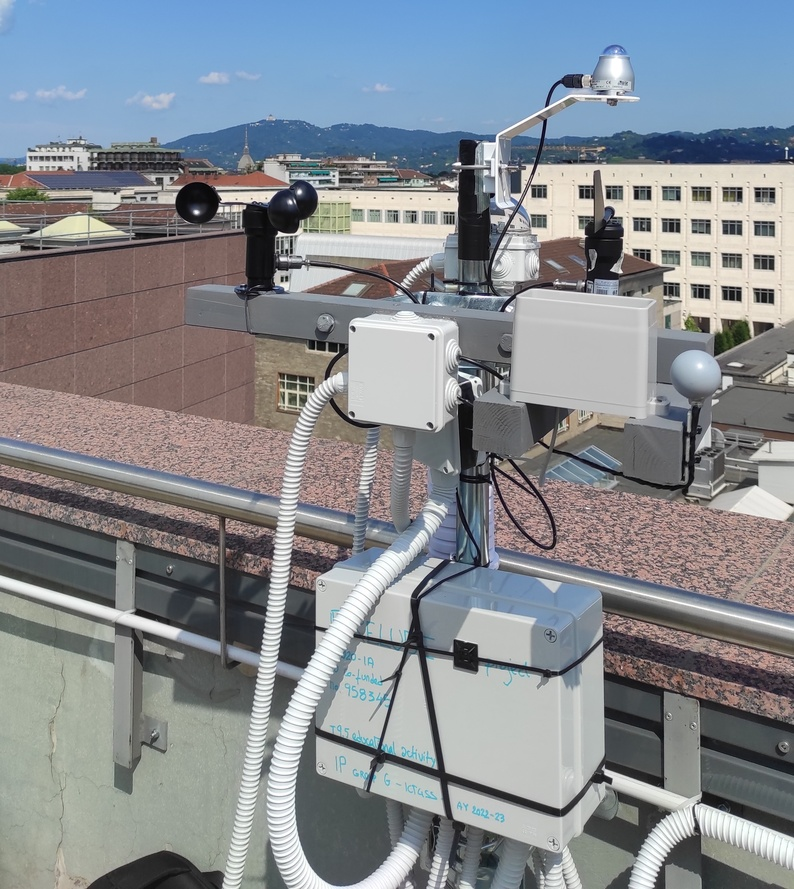
#> input picture station.jpg, 794 x 889 px, shrunk from 2610 x 2922 before the run
$ python -i preprocessing.py   (imports and definitions only)
#> lines starting #> are read from the running program, lines starting #| are printed output that depends on the picture
#> further down, picture is the input picture: shape (889, 794, 3); mean B, G, R 144.2, 138.4, 133.5
from defisheye import Defisheye
import cv2
import numpy as np
import matplotlib.pyplot as plt

def gamma_function(channel, gamma):
#> called with gamma = 1.5
    invGamma = 1 / gamma
    table = np.array([((i / 255.0) ** invGamma) * 255
                      for i in np.arange(0, 256)]).astype("uint8")  # creating lookup table
    channel = cv2.LUT(channel, table)
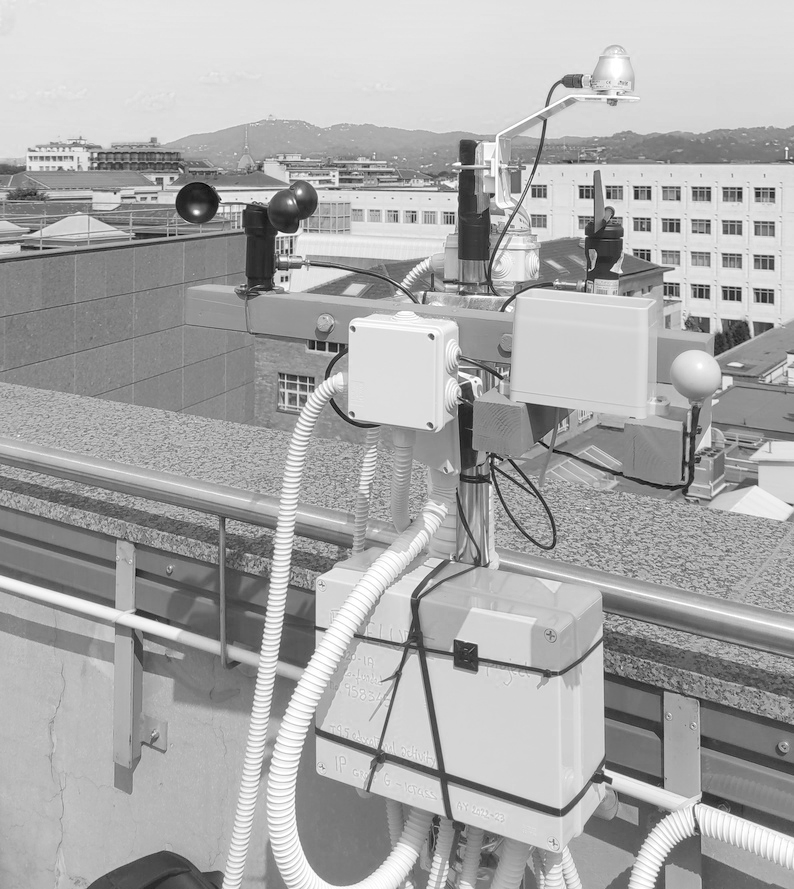
#> channel: shape (889, 794); min 0, max 255, mean 170.2
    return channel

def increase_cool(img1):
    cool = 1
    cool /= 2
    img1[:, :, 0] = gamma_function(img1[:, :, 0], 1 + cool)  # down scaling blue channel
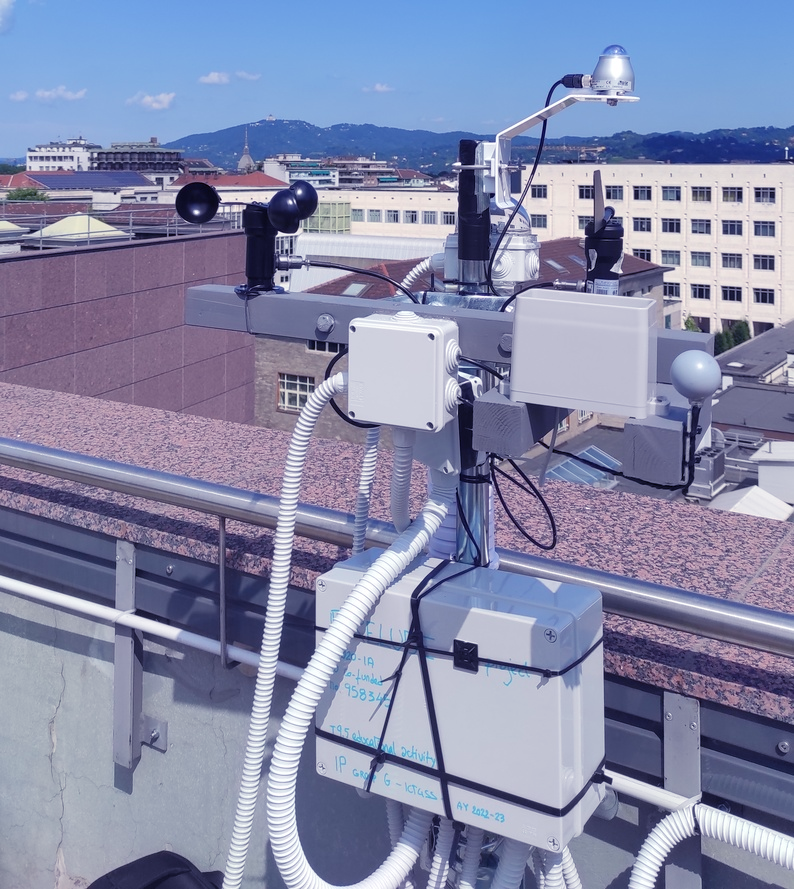
#> img1: shape (889, 794, 3); mean B, G, R 170.2, 138.4, 133.5
    img1[:, :, 2] = gamma_function(img1[:, :, 2], 1 - cool)  # up scaling red channel
#> call 2 of gamma_function, with gamma = 0.5
#> in gamma_function (call 2), `channel = cv2.LUT(channel, table)`:
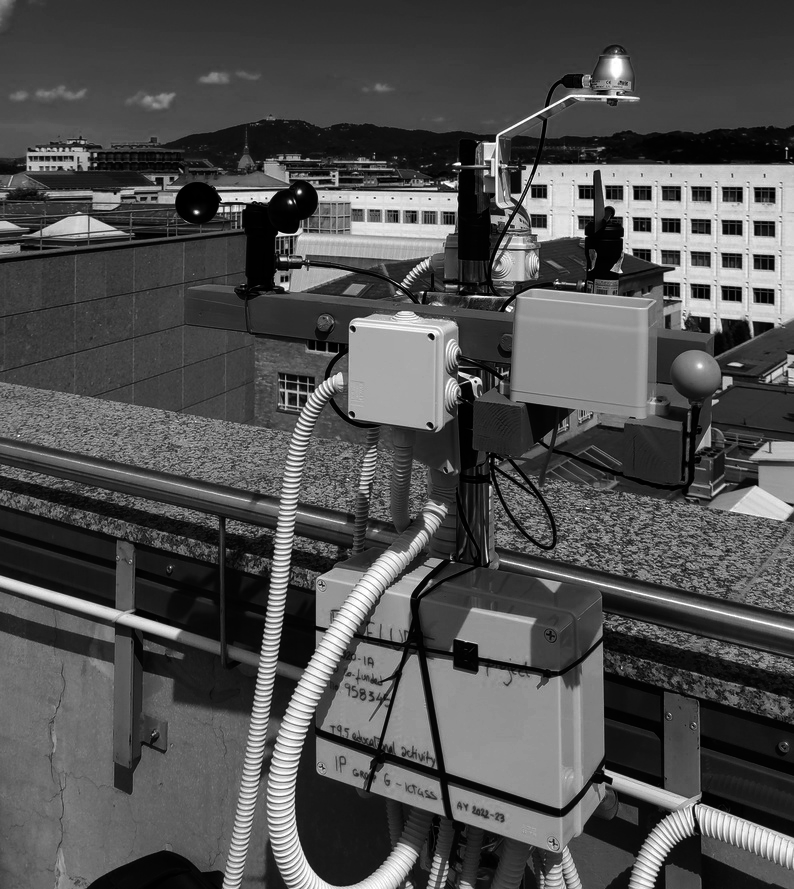
#> channel: shape (889, 794); min 0, max 255, mean 80.7
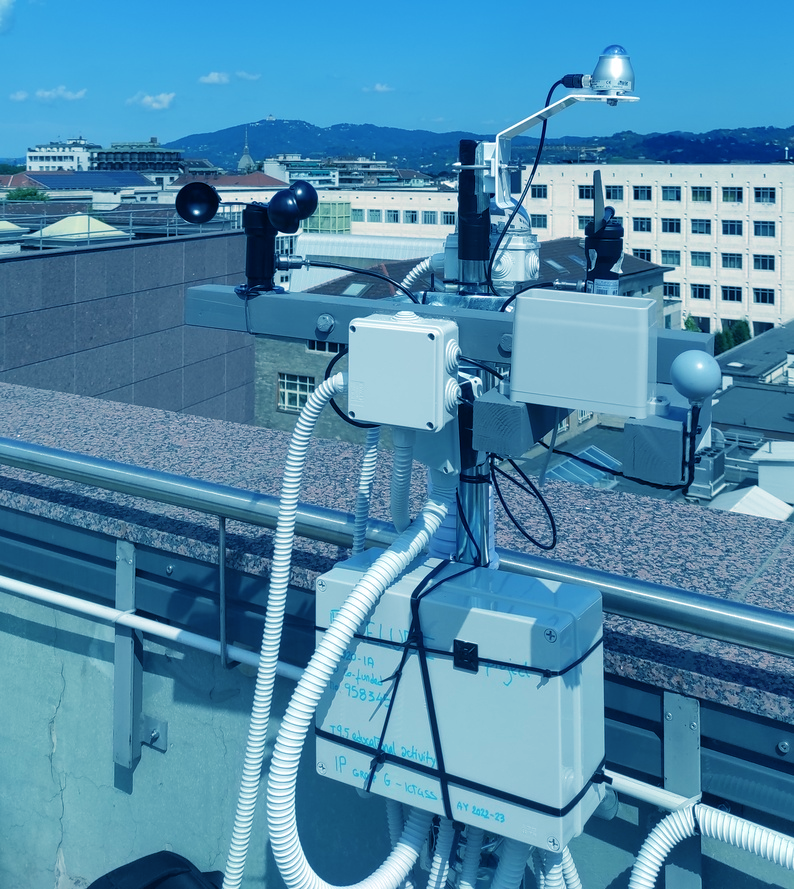
#> img1: shape (889, 794, 3); mean B, G, R 170.2, 138.4, 80.7
    hsv1 = cv2.cvtColor(img1, cv2.COLOR_BGR2HSV)
#> hsv1: shape (889, 794, 3); mean H, S, V 100, 145.4, 170.3
    hsv1[:, :, 1] = gamma_function(hsv1[:, :, 1], 1 - cool + 0.01)  # up scaling saturation channel
#> call 3 of gamma_function, with gamma = 0.51
#> in gamma_function (call 3), `channel = cv2.LUT(channel, table)`:
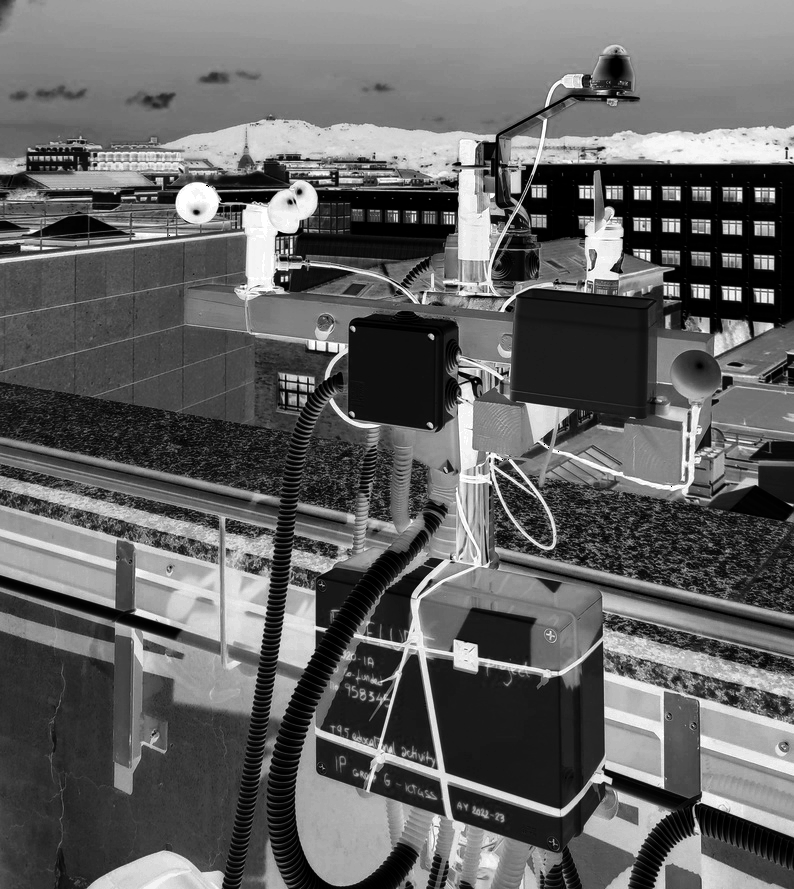
#> channel: shape (889, 794); min 0, max 255, mean 98.9
#> hsv1: shape (889, 794, 3); mean H, S, V 100, 98.9, 170.3
    img1 = cv2.cvtColor(hsv1, cv2.COLOR_HSV2BGR)
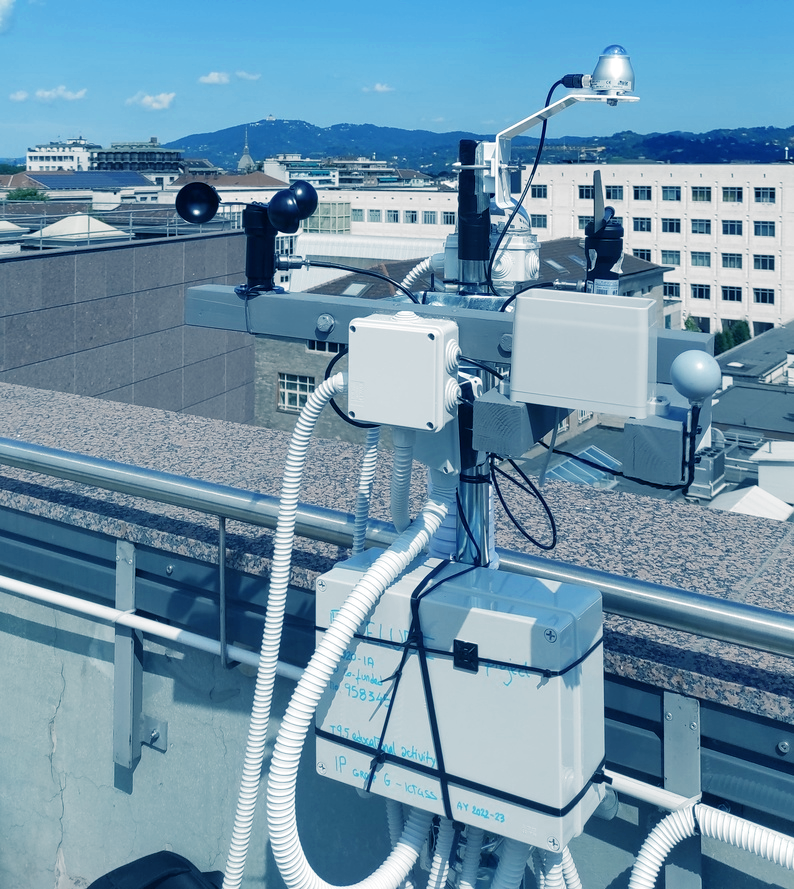
#> img1: shape (889, 794, 3); mean B, G, R 170.3, 148.1, 112
    # [4 lines of commented-out code are left out]
    return img1

# [50 lines left out: functions maskapplication, undistort, preprocessing, not called in this run]

>>> import cv2
>>> picture = cv2.imread('../station.jpg')
>>> result = increase_cool(picture)
